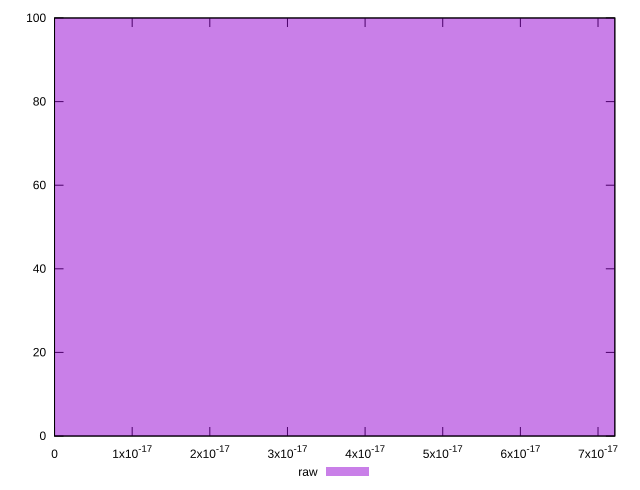

This chart was generated by the following gnuplot code:
reset

$raw <<EOF
0 100
EOF

set key outside below
set boxwidth 1e-12
set xrange [0:7.216449660063518e-17]
set yrange [0:100]
set trange [0:100]
set style fill transparent solid 0.5 noborder
set terminal svg size 640, 490 enhanced background rgb 'white'
set output "reports/report_00028_2021-02-24T12-49-42.674Z/meta/score-difference/samples/card/raw/histogram.svg"

plot $raw title "raw" with boxes

reset
